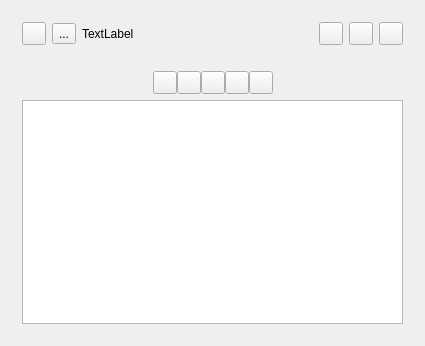
<?xml version="1.0" encoding="UTF-8"?>
<ui version="4.0">
 <class>Widget</class>
 <widget class="QWidget" name="Widget">
  <property name="geometry">
   <rect>
    <x>0</x>
    <y>0</y>
    <width>425</width>
    <height>346</height>
   </rect>
  </property>
  <property name="sizePolicy">
   <sizepolicy hsizetype="Maximum" vsizetype="Maximum">
    <horstretch>0</horstretch>
    <verstretch>0</verstretch>
   </sizepolicy>
  </property>
  <property name="windowTitle">
   <string>Simple Audio Player</string>
  </property>
  <layout class="QGridLayout" name="gridLayout">
   <item row="1" column="6">
    <widget class="QWidget" name="widgetInterface" native="true">
     <layout class="QGridLayout" name="gridLayout_3">
      <item row="1" column="0" colspan="14">
       <widget class="QLabel" name="currentTrack">
        <property name="text">
         <string/>
        </property>
       </widget>
      </item>
      <item row="0" column="13">
       <widget class="QToolButton" name="btn_close">
        <property name="text">
         <string/>
        </property>
       </widget>
      </item>
      <item row="3" column="0" colspan="14">
       <widget class="QTableView" name="playlistView"/>
      </item>
      <item row="0" column="12">
       <widget class="QToolButton" name="btn_maximize">
        <property name="text">
         <string/>
        </property>
       </widget>
      </item>
      <item row="2" column="0" colspan="14">
       <layout class="QHBoxLayout" name="horizontalLayout">
        <property name="spacing">
         <number>0</number>
        </property>
        <property name="sizeConstraint">
         <enum>QLayout::SetDefaultConstraint</enum>
        </property>
        <item>
         <spacer name="horizontalSpacer">
          <property name="orientation">
           <enum>Qt::Horizontal</enum>
          </property>
          <property name="sizeHint" stdset="0">
           <size>
            <width>40</width>
            <height>20</height>
           </size>
          </property>
         </spacer>
        </item>
        <item>
         <widget class="QToolButton" name="btn_previous">
          <property name="text">
           <string/>
          </property>
         </widget>
        </item>
        <item>
         <widget class="QToolButton" name="btn_stop">
          <property name="text">
           <string/>
          </property>
         </widget>
        </item>
        <item>
         <widget class="QToolButton" name="btn_play">
          <property name="text">
           <string/>
          </property>
         </widget>
        </item>
        <item>
         <widget class="QToolButton" name="btn_pause">
          <property name="text">
           <string/>
          </property>
         </widget>
        </item>
        <item>
         <widget class="QToolButton" name="btn_next">
          <property name="text">
           <string/>
          </property>
         </widget>
        </item>
        <item>
         <spacer name="horizontalSpacer_2">
          <property name="orientation">
           <enum>Qt::Horizontal</enum>
          </property>
          <property name="sizeHint" stdset="0">
           <size>
            <width>40</width>
            <height>20</height>
           </size>
          </property>
         </spacer>
        </item>
       </layout>
      </item>
      <item row="0" column="0">
       <widget class="QToolButton" name="btn_add"/>
      </item>
      <item row="0" column="11">
       <widget class="QToolButton" name="btn_minimize">
        <property name="acceptDrops">
         <bool>false</bool>
        </property>
        <property name="text">
         <string/>
        </property>
       </widget>
      </item>
      <item row="0" column="2" colspan="9">
       <widget class="QLabel" name="label">
        <property name="text">
         <string>TextLabel</string>
        </property>
       </widget>
      </item>
      <item row="0" column="1">
       <widget class="QToolButton" name="btn_i">
        <property name="text">
         <string>...</string>
        </property>
       </widget>
      </item>
     </layout>
    </widget>
   </item>
  </layout>
 </widget>
 <layoutdefault spacing="6" margin="11"/>
 <resources/>
 <connections/>
</ui>
